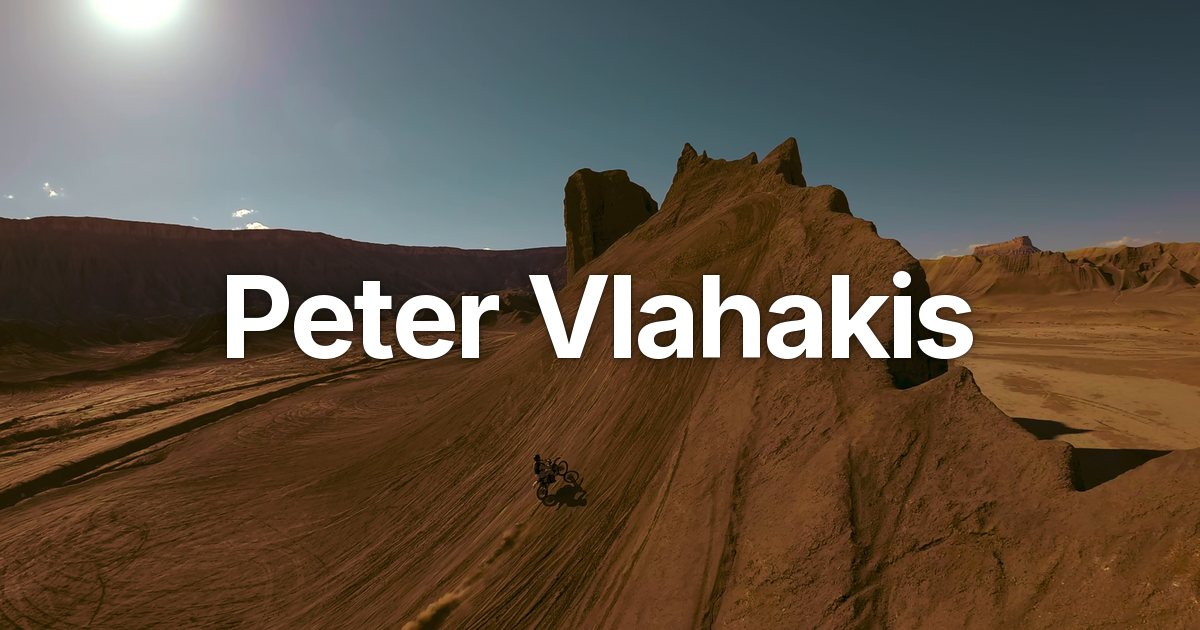
#> input picture assets/img/og.jpg, 1200 x 630 px
$ python -i build_hero.py   (imports and definitions only)
#> lines starting #> are read from the running program, lines starting #| are printed output that depends on the picture
#!/usr/bin/env python3
"""Cut and encode the site's background clips from Swingarm City.mov.

    .venv\\Scripts\\python tools\\build_hero.py [--clip hero|projects|baja|all] [--source PATH]
                                              [--start S] [--end S] [--xfade S] [--og-only]

Clips (see CLIPS below; --start/--end/--xfade override the chosen clip's defaults):
  hero      Home hero, 1:10-1:33. Writes assets/video/hero-1080.mp4, hero-720.mp4 and
            hero-poster.webp, plus the Open Graph image assets/img/og.jpg (cut from the poster,
            with the name drawn on it as the hero shows it). --og-only rebuilds just og.jpg.
  projects  Projects page side column, 0:35-0:50. A tall 912 x 2160 slice of the 4K frame
            whose center follows the ridge, then the rider. Writes side-projects.mp4 + poster.
  baja      Baja page side column, 6:15-6:35. A fixed slice centered on the ridge.
            Writes side-baja.mp4 + poster.
  The two side-column clips were removed from the site on 2026-10-29 (Revision 2). Their presets
  stay here, tuned, in case they come back; "in_use": False keeps them out of --clip all.
The source is only read.

Brightness: each clip is lifted in the encode (a gamma lift on luma plus a matching
chroma gain, so the colors keep their saturation). It runs in the source's 10-bit
precision and is dithered to 8-bit afterwards, which avoids banding in lifted shadows.

Size rule: start at CRF 23 (preset slow) and raise one step at a time until the file
meets its target, stopping at CRF 28. A CRF 28 file over target but under the hard cap
is kept. If CRF 28 is over the hard cap, that file steps down to the next height in its
ladder. The clip is never shortened.

Loop seam: the last --xfade seconds dissolve into the footage just before --start,
so the jump back to the first frame is continuous. Use --xfade 0 for a hard cut.
"""
from __future__ import annotations

import argparse
import io
import re
import subprocess
import sys
import tempfile
from fractions import Fraction
from pathlib import Path

import imageio_ffmpeg
from PIL import Image, ImageDraw, ImageFilter, ImageFont

SITE = Path(__file__).resolve().parent.parent
VIDEO_DIR = SITE / "assets" / "video"
OG_PATH = SITE / "assets" / "img" / "og.jpg"
# [1 line that did not run here, left out]

# The name on the Open Graph image, set like the hero's (.hero__name in css/home.css): Inter 700,
# tracking -0.035em, the two words 0.26em apart, in --text with the --hero-text-halo shadows behind.
# 114 px is the hero name's size in a 1200 px wide window (--fs-hero is 9.5vw there).
OG_NAME = ("Peter", "Vlahakis")
OG_FONT = SITE / "assets" / "fonts" / "inter-latin-wght-normal.woff2"
OG_SIZE, OG_WEIGHT, OG_TRACKING, OG_WORD_GAP = 114, 700, -0.035, 0.26
OG_HALO = [(0, 1, 0.70), (0, 4, 0.55), (2, 20, 0.40)]  # --hero-text-halo: (y offset px, blur px, opacity)
TOKENS = SITE / "css" / "tokens.css"

MB = 1_000_000
KB = 1_000
CRF_START, CRF_MAX = 23, 28
MAX_FPS = 30.0
HDR_TRANSFERS = ("smpte2084", "arib-std-b67")
BT709 = ["-color_primaries", "bt709", "-color_trc", "bt709", "-colorspace", "bt709", "-color_range", "tv"]
# HDR (HLG or PQ) to SDR BT.709. Also used by build_media.py for clips.
TONEMAP = ["zscale=t=linear:npl=100", "format=gbrpf32le", "zscale=p=bt709",
           "tonemap=tonemap=hable:desat=0", "zscale=t=bt709:m=bt709:r=tv"]
SIDE_WIDTH = 912  # about 0.42 x 2160: the widest shape the side columns take; CSS cover trims narrower ones

# outputs: (file name, heights to try in order, target bytes, hard cap bytes).
# lift: (gamma, chroma gain); gamma > 1 brightens. crop: None, or keyframes of the slice
# center as (seconds into the source, x in source pixels), eased between keyframes.
CLIPS = {
    "hero": {
        "start": 70.0, "end": 93.0, "xfade": 0.5,
        "lift": (1.18, 1.22),
        "crop": None,
        "outputs": [("hero-1080.mp4", (1080, 720), 8 * MB, 12 * MB),
                    ("hero-720.mp4", (720, 540), 4 * MB, 6 * MB)],
        "poster": ("hero-poster.webp", 1920, 200 * KB, 300 * KB),
        "og": True,
    },
    "projects": {
        "start": 35.0, "end": 50.0, "xfade": 0.5,
        "lift": (1.35, 1.55),
        # The ridge first; the rider comes down its left face from 0:42 at x 1750-1810,
        # then rides right to about x 2030 by 0:50 (checked every 0.5 s).
        "crop": [(35.0, 1920), (41.0, 1920), (42.5, 1860), (48.0, 1860), (50.0, 2010)],
        "outputs": [("side-projects.mp4", (2160, 1440, 1080), 8 * MB, 12 * MB)],
        "poster": ("side-projects-poster.webp", SIDE_WIDTH, 250 * KB, 400 * KB),
        "og": False,
        "in_use": False,
    },
    "baja": {
        "start": 375.0, "end": 395.0, "xfade": 0.5,
        "lift": (1.35, 1.55),
        # The fin spans about x 1400-2320 for the whole clip, peak near 2130 (checked every 1 s).
        "crop": [(375.0, 1900)],
        "outputs": [("side-baja.mp4", (2160, 1440, 1080), 8 * MB, 12 * MB)],
        "poster": ("side-baja-poster.webp", SIDE_WIDTH, 250 * KB, 400 * KB),
        "og": False,
        "in_use": False,
    },
}


# [116 lines left out: functions run, probe, fps_fraction, lift_filter, crop_filter, make_mezzanine and 2 more, not called in this run]


def first_frame(mezz: Path) -> Image.Image:
    png = run(["-i", str(mezz), "-frames:v", "1", "-f", "image2pipe", "-c:v", "png", "-"], capture=True).stdout
    return Image.open(io.BytesIO(png)).convert("RGB")


# [61 lines left out: functions source_first_frame, save_poster, token_color, draw_name, not called in this run]


def save_og(frame: Image.Image, out: Path) -> int:
    w, h = frame.size
    crop_h = min(h, round(w * 630 / 1200))
    crop_w = round(crop_h * 1200 / 630)
    left, top = (w - crop_w) // 2, (h - crop_h) // 2
    og = frame.crop((left, top, left + crop_w, top + crop_h)).resize((1200, 630), Image.LANCZOS)
    og = draw_name(og)
    out.parent.mkdir(parents=True, exist_ok=True)
    og.save(out, "JPEG", quality=84, optimize=True, progressive=True)
    return out.stat().st_size


# [66 lines left out: functions build, main, not called in this run]


# [2 lines not run here, left out]

>>> import cv2
>>> picture = cv2.imread('../assets/img/og.jpg', cv2.IMREAD_GRAYSCALE)
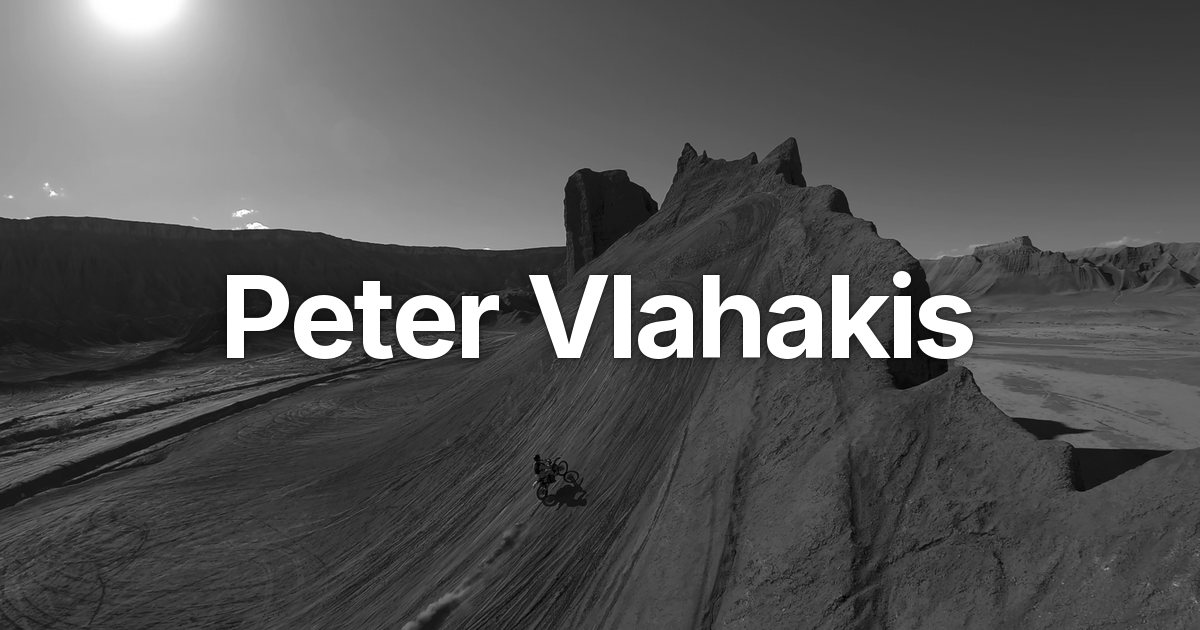
#> picture: shape (630, 1200); min 0, max 255, mean 84.9
>>> result = save_og(picture, 'out.png')
#> (the run stopped early here; a loop or call above may not have finished)

$ run again, on assets/img/about/gallery/campfire-friends-1536.webp
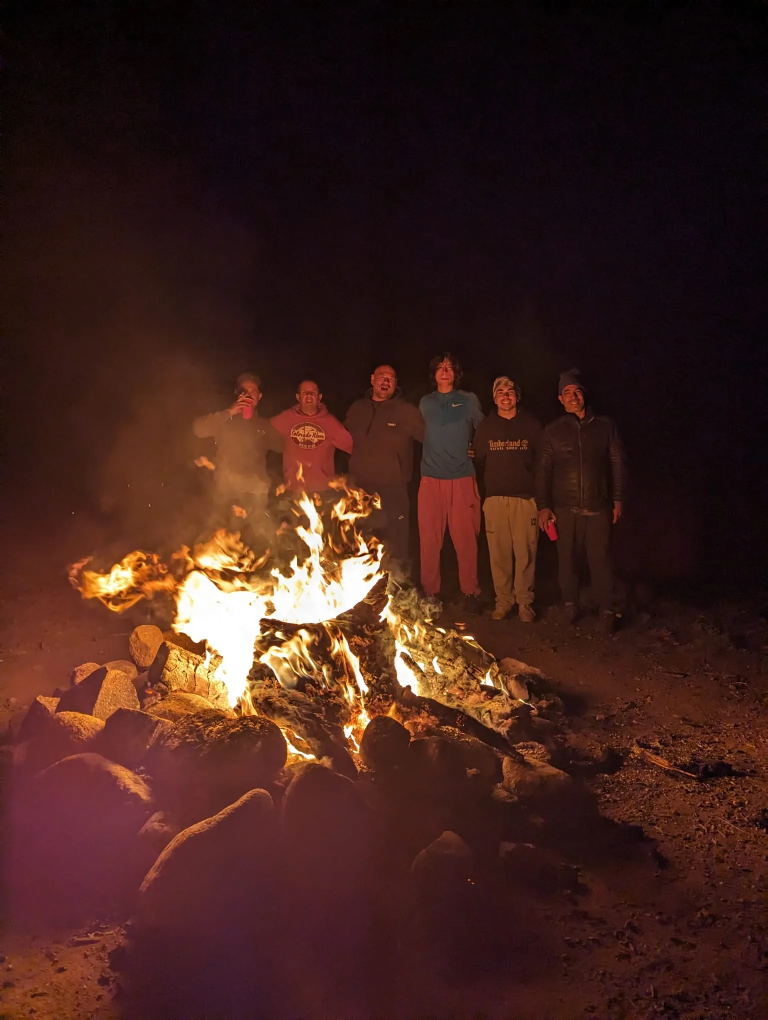
#> input picture assets/img/about/gallery/campfire-friends-1536.webp, 1536 x 2040 px (shown at 1/2 size)
#> `picture = cv2.imread('../assets/img/og.jpg', cv2.IMREAD_GRAYSCALE)`:
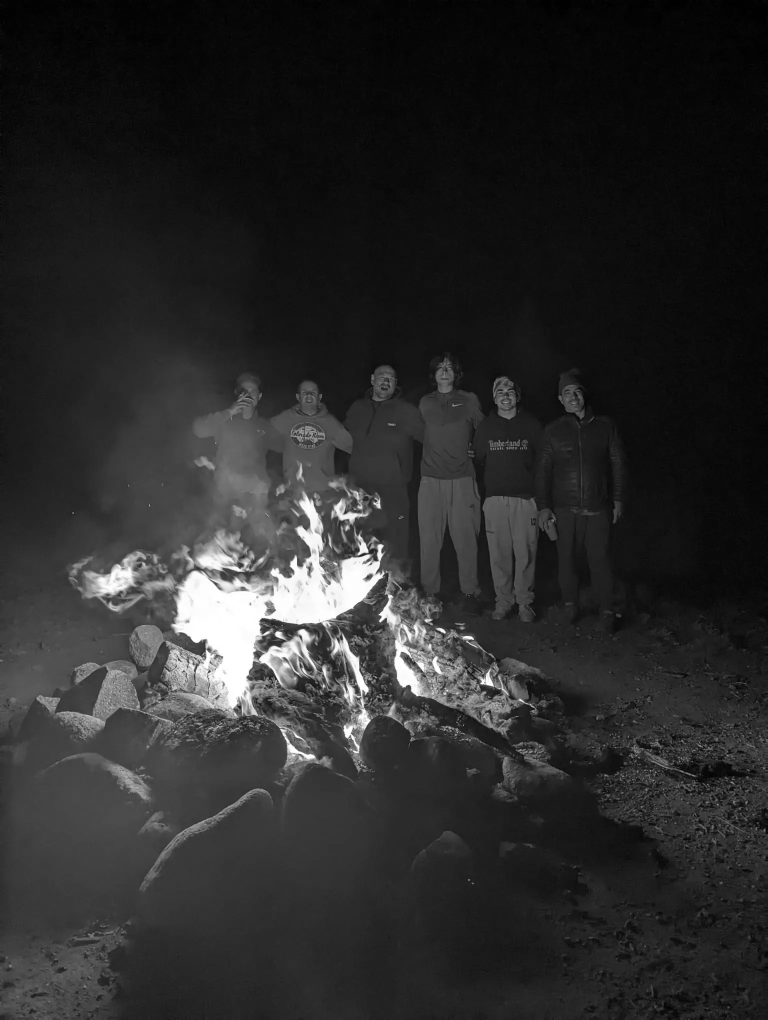
#> picture: shape (2040, 1536) (shown at 1/2 size); min 0, max 255, mean 42.2
